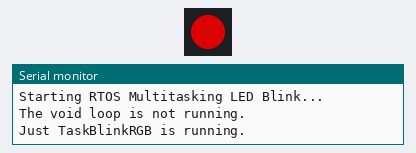
Simulated run of this sketch. Board: ESP32-S2. On the bench: 1 RGB LEDs in strip order, left to right, the last lines printed to the serial monitor. Dim RGB values are drawn brighter than linear.

Above: at 0.2 s.
At 0.7 s:
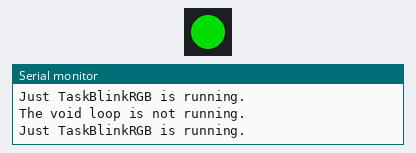
At 2.7 s:
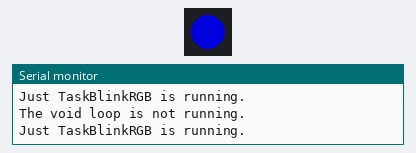
Timing chart, 0 to 3.5 s (numbered marks = the images above):
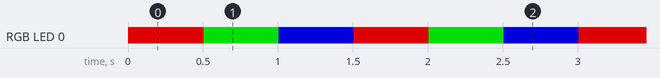

Measured:
- by itself, RGB LED 0: repeats every 1.5 s: RGB(0, 150, 0) 0.50 s, RGB(0, 0, 150) 0.50 s, RGB(150, 0, 0) 0.50 s
- by itself, everything shown: repeats every 1.5 s, in 3 steps

The sketch:

1_NeoPixel_RTOS.ino
```cpp
/*
 * Project: RGB NeoPixel Demo v1.0 in RTOS Multitasking
 * Hardware: ESP32-SS (Cucumber RS) with BMP280, SHT4x, MPU6050, NeoPixel
 * Remember, please select an "ESP32S2 Dev Module" in Arduino IDE before uploading your code.
 * 2102541 IOT Fundamentals, Electrical Engineering, Chulalongkorn University
 * Rewrite code by Dr.Natthakorn Kasamsumran (NKR) February 3, 2026
 */

#include <Adafruit_NeoPixel.h>

// --- Configuration ---
#define RGB_PIN       18  // The Cucumber RS LED pinout
#define NUMPIXELS     1   // Number of LEDs

Adafruit_NeoPixel pixels(NUMPIXELS, RGB_PIN, NEO_GRB + NEO_KHZ800);

// Define the Task Function Prototype
void TaskBlinkRGB(void *pvParameters);

void setup() {
  Serial.begin(115200);
  Serial.println("Starting RTOS Multitasking LED Blink...");
  pixels.begin();
  pixels.clear();

  // Create the Task
  xTaskCreate(
    TaskBlinkRGB,    // Function to run
    "Blink RGB",     // Name for debugging
    2048,            // Stack size (bytes)
    NULL,            // Parameters
    1,               // Priority (1 is standard)
    NULL             // Task handle
  );
}

void loop() {
  // void loop() is free. (No code)
}

// Implement the Task Logic
void TaskBlinkRGB(void *pvParameters) {
  // Similar to the void setup(), this is a one-time run.
  int R[] = { 150, 0, 0 };
  int G[] = { 0, 150, 0 };
  int B[] = { 0, 0, 150 };

  // Similar to the void loop(), this is a forever loop.
  for (;;) {
    for (int i = 0; i < 3; i++) {
      pixels.setPixelColor(0, pixels.Color(R[i], G[i], B[i]));
      pixels.show();
      Serial.println("The void loop is not running.\nJust TaskBlinkRGB is running.");
      vTaskDelay(500 / portTICK_PERIOD_MS);
    }
  }
}
```
